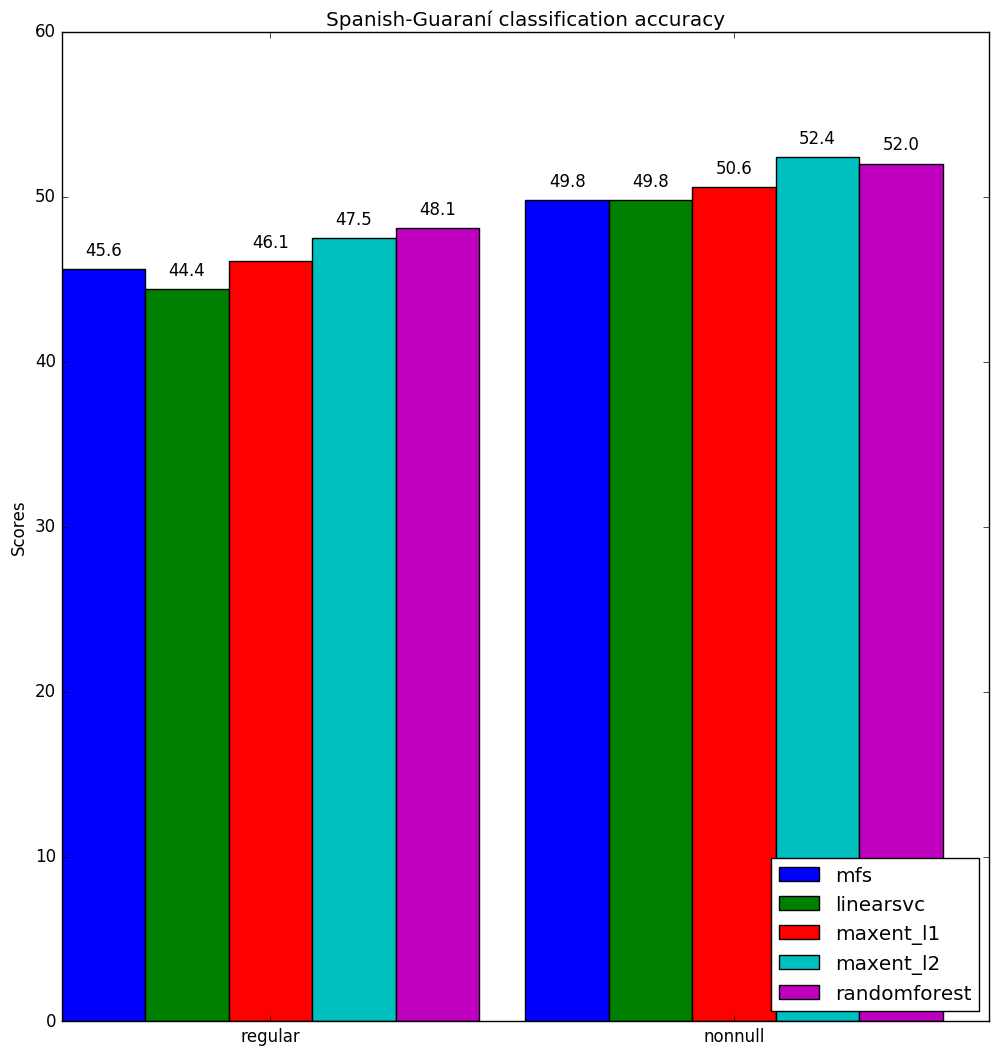

This figure's Python source:
#!/usr/bin/env python3
# a bar plot with errorbars
import numpy as np
import matplotlib.pyplot as plt

N = 2

mfsScores =          (45.6, 49.8)
linearsvcScores =    (44.4, 49.8)
maxent_l1Scores =    (46.1, 50.6)
maxent_l2Scores =    (47.5, 52.4)
randomforestScores = (48.1, 52.0)

# 2016-01-06-13-47-es-gn-MFS-default-regular
# accuracy: 0.4558
# 2016-01-06-13-47-es-gn-linearsvc-l2-c1-default-regular
# accuracy: 0.4532
# 2016-01-06-13-47-es-gn-maxent-l1-c1-default-regular
# accuracy: 0.4699
# 2016-01-06-13-47-es-gn-maxent-l2-c1-default-regular
# accuracy: 0.4831
# 2016-01-06-13-47-es-gn-random-forest-default-default-regular
# accuracy: 0.4826

# 2016-01-06-13-47-es-gn-MFS-default-nonnull
# accuracy: 0.4976
# 2016-01-06-13-47-es-gn-linearsvc-l2-c1-default-nonnull
# accuracy: 0.5090
# 2016-01-06-13-47-es-gn-maxent-l1-c1-default-nonnull
# accuracy: 0.5156
# 2016-01-06-13-47-es-gn-maxent-l2-c1-default-nonnull
# accuracy: 0.5323
# 2016-01-06-13-47-es-gn-random-forest-default-default-nonnull
# accuracy: 0.5217

ind = np.arange(N)  # the x locations for the groups
width = 0.18       # the width of the bars

fig, ax = plt.subplots(figsize=(11.97,12.37))
rects1 = ax.bar(ind + 0 * width, mfsScores, width, color='b')
rects2 = ax.bar(ind + 1 * width, linearsvcScores, width, color='g')
rects3 = ax.bar(ind + 2 * width, maxent_l1Scores, width, color='r')
rects4 = ax.bar(ind + 3 * width, maxent_l2Scores, width, color='c')
rects5 = ax.bar(ind + 4 * width, randomforestScores, width, color='m')

# add some text for labels, title and axes ticks
ax.set_ylabel('Scores')
ax.set_title('Spanish-Guaraní classification accuracy')
ax.set_xticks(ind + width * 2.5)
ax.set_xticklabels(('regular', 'nonnull'))

ax.legend((rects1[0], rects2[0], rects3[0], rects4[0], rects5[0]),
          ('mfs', 'linearsvc', 'maxent_l1', 'maxent_l2', 'randomforest'),
          loc='lower right')

## based on autolabel by Lindsey Kuper
## http://composition.al/blog/2015/11/29/a-better-way-to-add-labels-to-bar-charts-with-matplotlib/
def autolabel(rects, ax):
    # Get y-axis height to calculate label position from.
    (y_bottom, y_top) = ax.get_ylim()
    y_height = y_top - y_bottom

    for rect in rects:
        height = rect.get_height()

        # Fraction of axis height taken up by this rectangle
        p_height = (height / y_height)

        # If we can fit the label above the column, do that;
        # otherwise, put it inside the column.
        if p_height > 0.95: # arbitrary; 95% looked good to me.
            label_position = height - (y_height * 0.05)
        else:
            label_position = height + (y_height * 0.01)

        ax.text(rect.get_x() + rect.get_width()/2., label_position,
                '%0.1f' % height,
                ha='center', va='bottom')

autolabel(rects1, ax)
autolabel(rects2, ax)
autolabel(rects3, ax)
autolabel(rects4, ax)
autolabel(rects5, ax)

# plt.show()
plt.savefig('results-baseline-es-gn.png', bbox_inches='tight')
